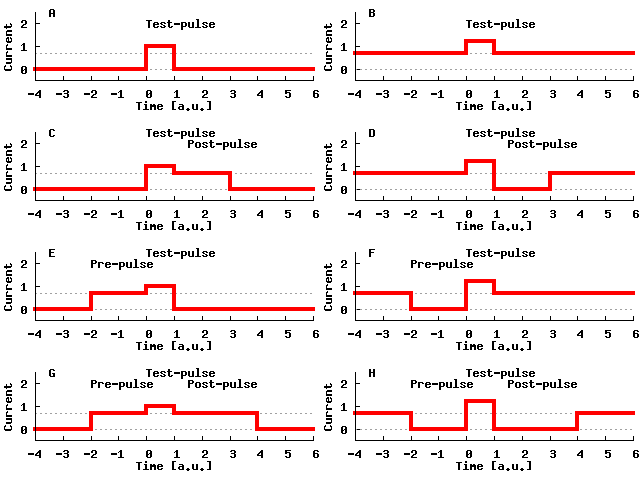

Reproduce this figure in gnuplot.
set term png
set out 'thresholdlatenciesstimuli.png'

set multiplot layout 4, 2

set border 3
unset key
set offset 0, 0, 0.5, 0.5
set xrange [-4:6]
set xlabel 'Time [a.u.]' 0, 0.5
set xtics 1 nomirror
set yrange [0:2]
set ytics 1 nomirror
set ylabel 'Current' 1, 0
set lmarg 5
set rmarg 1
set tmarg 1
set bmarg 3
set label 1 at graph 0.05, graph 1
set arrow 2 from -4, 0 to 6, 0 nohead lt 0
set arrow 3 from -4, 0.7 to 6, 0.7 nohead lt 0

set label 1 'A'
set label 3 'Test-pulse' at 0, 2
plot '-' w l lt 1 lw 4
-4 0
0 0
0 1
1 1
1 0
6 0
e

set label 1 'B'
plot '-' w l lt 1 lw 4
-4 0.7
0 0.7
0 1.2
1 1.2
1 0.7
6 0.7
e

set label 1 'C'
#set arrow 1 from 2, 0.5 to 4, 0.5 heads lt -1
set label 3 'Test-pulse' at 0, 2.5
set label 4 'Post-pulse' at 1.5, 2
plot '-' w l lt 1 lw 4
-4 0
0 0
0 1
1 1
1 0.7
3 0.7
3 0
6 0
e

set label 1 'D'
#set arrow 1 from 2, 0.5 to 4, 0.5 heads lt -1
plot '-' w l lt 1 lw 4
-4 0.7
0 0.7
0 1.2
1 1.2
1 0
3 0
3 0.7
6 0.7
e

set label 1 'E'
set label 2 'Pre-pulse' at -2, 2
set label 3 'Test-pulse' at 0, 2.5
unset label 4
#set arrow 1 from -3, 0.5 to -1, 0.5 heads lt -1
plot '-' w l lt 1 lw 4
-4 0
-2 0
-2 0.7
0 0.7
0 1
1 1
1 0
6 0
e

set label 1 'F'
#set arrow 1 from -3, 0.5 to -1, 0.5 heads lt -1
plot '-' w l lt 1 lw 4
-4 0.7
-2 0.7
-2 0
0 0
0 0.7
0 1.2
1 1.2
1 0.7
6 0.7
e

set label 1 'G'
#set arrow 1 from -3, 0.5 to -1, 0.5 heads lt -1
set label 2 'Pre-pulse' at -2, 2
set label 3 'Test-pulse' at 0, 2.5
set label 4 'Post-pulse' at 1.5, 2
plot '-' w l lt 1 lw 4
-4 0
-2 0
-2 0.7
0 0.7
0 1
1 1
1 0.7
4 0.7
4 0
6 0
e

set label 1 'H'
#set arrow 1 from -3, 0.5 to -1, 0.5 heads lt -1
plot '-' w l lt 1 lw 4
-4 0.7
-2 0.7
-2 0
0 0
0 0.7
0 1.2
1 1.2
1 0
4 0
4 0.7
6 0.7
e

unset multiplot

reset
